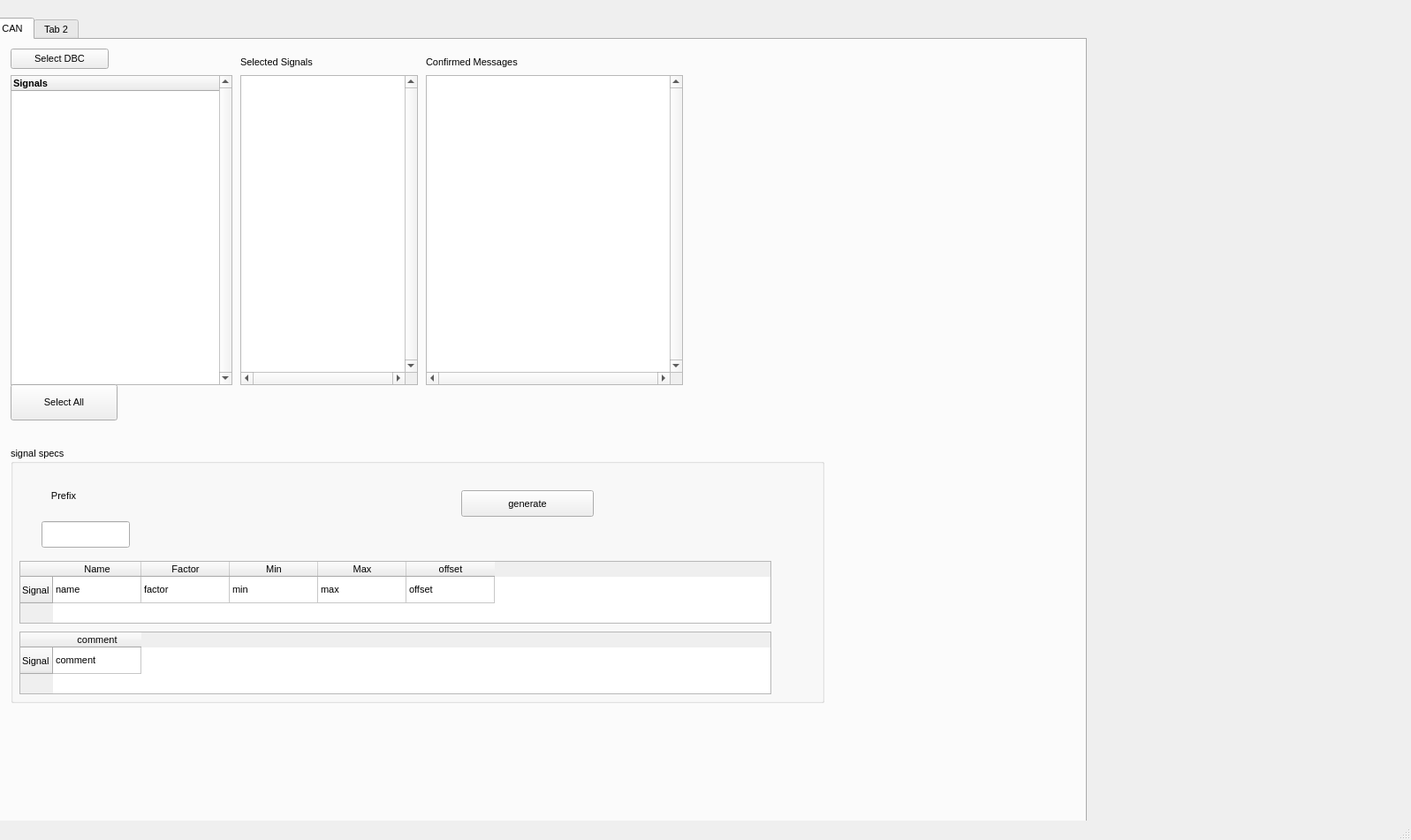
<?xml version="1.0" encoding="UTF-8"?>
<ui version="4.0">
 <class>MainWindow</class>
 <widget class="QMainWindow" name="MainWindow">
  <property name="enabled">
   <bool>true</bool>
  </property>
  <property name="geometry">
   <rect>
    <x>0</x>
    <y>0</y>
    <width>1597</width>
    <height>951</height>
   </rect>
  </property>
  <property name="minimumSize">
   <size>
    <width>960</width>
    <height>720</height>
   </size>
  </property>
  <property name="windowTitle">
   <string>MainWindow</string>
  </property>
  <widget class="QWidget" name="centralwidget">
   <widget class="QTabWidget" name="tabWidget">
    <property name="geometry">
     <rect>
      <x>-10</x>
      <y>20</y>
      <width>1240</width>
      <height>960</height>
     </rect>
    </property>
    <property name="sizePolicy">
     <sizepolicy hsizetype="Expanding" vsizetype="Expanding">
      <horstretch>0</horstretch>
      <verstretch>0</verstretch>
     </sizepolicy>
    </property>
    <property name="minimumSize">
     <size>
      <width>0</width>
      <height>0</height>
     </size>
    </property>
    <property name="font">
     <font>
      <pointsize>8</pointsize>
      <weight>50</weight>
      <bold>false</bold>
     </font>
    </property>
    <property name="currentIndex">
     <number>0</number>
    </property>
    <widget class="QWidget" name="CAN">
     <attribute name="title">
      <string>CAN</string>
     </attribute>
     <widget class="QPushButton" name="pushButton_1_select_dbc">
      <property name="geometry">
       <rect>
        <x>20</x>
        <y>10</y>
        <width>111</width>
        <height>23</height>
       </rect>
      </property>
      <property name="text">
       <string>Select DBC</string>
      </property>
     </widget>
     <widget class="QGroupBox" name="groupBox">
      <property name="geometry">
       <rect>
        <x>20</x>
        <y>460</y>
        <width>921</width>
        <height>291</height>
       </rect>
      </property>
      <property name="title">
       <string>signal specs</string>
      </property>
      <property name="alignment">
       <set>Qt::AlignLeading|Qt::AlignLeft|Qt::AlignVCenter</set>
      </property>
      <widget class="QWidget" name="gridLayoutWidget">
       <property name="geometry">
        <rect>
         <x>10</x>
         <y>33</y>
         <width>151</width>
         <height>91</height>
        </rect>
       </property>
       <layout class="QGridLayout" name="gridLayout">
        <item row="2" column="0">
         <widget class="QLineEdit" name="lineEdit_1_prefix">
          <property name="maximumSize">
           <size>
            <width>100</width>
            <height>30</height>
           </size>
          </property>
          <property name="maxLength">
           <number>100</number>
          </property>
         </widget>
        </item>
        <item row="0" column="0">
         <widget class="QLabel" name="label_1_prefix">
          <property name="minimumSize">
           <size>
            <width>50</width>
            <height>30</height>
           </size>
          </property>
          <property name="maximumSize">
           <size>
            <width>50</width>
            <height>30</height>
           </size>
          </property>
          <property name="layoutDirection">
           <enum>Qt::LeftToRight</enum>
          </property>
          <property name="text">
           <string>Prefix</string>
          </property>
          <property name="alignment">
           <set>Qt::AlignCenter</set>
          </property>
         </widget>
        </item>
       </layout>
      </widget>
      <widget class="QPushButton" name="pushButton_2_generate">
       <property name="geometry">
        <rect>
         <x>510</x>
         <y>50</y>
         <width>150</width>
         <height>30</height>
        </rect>
       </property>
       <property name="maximumSize">
        <size>
         <width>200</width>
         <height>30</height>
        </size>
       </property>
       <property name="text">
        <string>generate</string>
       </property>
      </widget>
      <widget class="QTableWidget" name="tableWidget_display_signals">
       <property name="geometry">
        <rect>
         <x>10</x>
         <y>130</y>
         <width>851</width>
         <height>71</height>
        </rect>
       </property>
       <property name="showGrid">
        <bool>true</bool>
       </property>
       <property name="gridStyle">
        <enum>Qt::SolidLine</enum>
       </property>
       <property name="wordWrap">
        <bool>false</bool>
       </property>
       <attribute name="horizontalHeaderCascadingSectionResizes">
        <bool>false</bool>
       </attribute>
       <attribute name="horizontalHeaderMinimumSectionSize">
        <number>20</number>
       </attribute>
       <attribute name="horizontalHeaderDefaultSectionSize">
        <number>100</number>
       </attribute>
       <attribute name="horizontalHeaderShowSortIndicator" stdset="0">
        <bool>false</bool>
       </attribute>
       <attribute name="verticalHeaderMinimumSectionSize">
        <number>10</number>
       </attribute>
       <attribute name="verticalHeaderDefaultSectionSize">
        <number>30</number>
       </attribute>
       <attribute name="verticalHeaderHighlightSections">
        <bool>true</bool>
       </attribute>
       <row>
        <property name="text">
         <string>Signal</string>
        </property>
       </row>
       <column>
        <property name="text">
         <string>Name</string>
        </property>
       </column>
       <column>
        <property name="text">
         <string>Factor</string>
        </property>
       </column>
       <column>
        <property name="text">
         <string>Min</string>
        </property>
       </column>
       <column>
        <property name="text">
         <string>Max</string>
        </property>
       </column>
       <column>
        <property name="text">
         <string>offset</string>
        </property>
       </column>
       <item row="0" column="0">
        <property name="text">
         <string>name</string>
        </property>
       </item>
       <item row="0" column="1">
        <property name="text">
         <string>factor</string>
        </property>
       </item>
       <item row="0" column="2">
        <property name="text">
         <string>min</string>
        </property>
       </item>
       <item row="0" column="3">
        <property name="text">
         <string>max</string>
        </property>
       </item>
       <item row="0" column="4">
        <property name="text">
         <string>offset</string>
        </property>
       </item>
      </widget>
      <widget class="QTableWidget" name="tableWidget_display_signals_2">
       <property name="geometry">
        <rect>
         <x>10</x>
         <y>210</y>
         <width>851</width>
         <height>71</height>
        </rect>
       </property>
       <property name="showGrid">
        <bool>true</bool>
       </property>
       <property name="gridStyle">
        <enum>Qt::SolidLine</enum>
       </property>
       <property name="wordWrap">
        <bool>false</bool>
       </property>
       <attribute name="horizontalHeaderCascadingSectionResizes">
        <bool>false</bool>
       </attribute>
       <attribute name="horizontalHeaderMinimumSectionSize">
        <number>20</number>
       </attribute>
       <attribute name="horizontalHeaderDefaultSectionSize">
        <number>100</number>
       </attribute>
       <attribute name="horizontalHeaderShowSortIndicator" stdset="0">
        <bool>false</bool>
       </attribute>
       <attribute name="verticalHeaderMinimumSectionSize">
        <number>10</number>
       </attribute>
       <attribute name="verticalHeaderDefaultSectionSize">
        <number>30</number>
       </attribute>
       <attribute name="verticalHeaderHighlightSections">
        <bool>true</bool>
       </attribute>
       <row>
        <property name="text">
         <string>Signal</string>
        </property>
       </row>
       <column>
        <property name="text">
         <string>comment</string>
        </property>
       </column>
       <item row="0" column="0">
        <property name="text">
         <string>comment</string>
        </property>
       </item>
      </widget>
     </widget>
     <widget class="QTreeWidget" name="treeWidget_dbc_signals">
      <property name="geometry">
       <rect>
        <x>20</x>
        <y>40</y>
        <width>251</width>
        <height>351</height>
       </rect>
      </property>
      <property name="font">
       <font>
        <pointsize>8</pointsize>
        <weight>75</weight>
        <bold>true</bold>
       </font>
      </property>
      <property name="verticalScrollBarPolicy">
       <enum>Qt::ScrollBarAlwaysOn</enum>
      </property>
      <property name="horizontalScrollBarPolicy">
       <enum>Qt::ScrollBarAsNeeded</enum>
      </property>
      <property name="sizeAdjustPolicy">
       <enum>QAbstractScrollArea::AdjustIgnored</enum>
      </property>
      <property name="horizontalScrollMode">
       <enum>QAbstractItemView::ScrollPerItem</enum>
      </property>
      <property name="indentation">
       <number>5</number>
      </property>
      <property name="wordWrap">
       <bool>false</bool>
      </property>
      <column>
       <property name="text">
        <string>Signals</string>
       </property>
      </column>
     </widget>
     <widget class="QListWidget" name="listWidget_selected_signals">
      <property name="geometry">
       <rect>
        <x>280</x>
        <y>40</y>
        <width>201</width>
        <height>351</height>
       </rect>
      </property>
      <property name="verticalScrollBarPolicy">
       <enum>Qt::ScrollBarAlwaysOn</enum>
      </property>
      <property name="horizontalScrollBarPolicy">
       <enum>Qt::ScrollBarAlwaysOn</enum>
      </property>
      <property name="sizeAdjustPolicy">
       <enum>QAbstractScrollArea::AdjustToContents</enum>
      </property>
     </widget>
     <widget class="QLabel" name="label_6_selected_signals">
      <property name="geometry">
       <rect>
        <x>280</x>
        <y>10</y>
        <width>191</width>
        <height>31</height>
       </rect>
      </property>
      <property name="styleSheet">
       <string notr="true">font: 75 14pt &quot;MS Shell Dlg 2&quot;;</string>
      </property>
      <property name="text">
       <string>Selected Signals</string>
      </property>
     </widget>
     <widget class="QListWidget" name="listWidget_confirmed_signals">
      <property name="geometry">
       <rect>
        <x>490</x>
        <y>40</y>
        <width>291</width>
        <height>351</height>
       </rect>
      </property>
      <property name="verticalScrollBarPolicy">
       <enum>Qt::ScrollBarAlwaysOn</enum>
      </property>
      <property name="horizontalScrollBarPolicy">
       <enum>Qt::ScrollBarAlwaysOn</enum>
      </property>
      <property name="sizeAdjustPolicy">
       <enum>QAbstractScrollArea::AdjustToContents</enum>
      </property>
     </widget>
     <widget class="QLabel" name="label_7_confirmed_signals">
      <property name="geometry">
       <rect>
        <x>490</x>
        <y>10</y>
        <width>271</width>
        <height>31</height>
       </rect>
      </property>
      <property name="styleSheet">
       <string notr="true">font: 75 14pt &quot;MS Shell Dlg 2&quot;;</string>
      </property>
      <property name="text">
       <string>Confirmed Messages</string>
      </property>
     </widget>
     <widget class="QPushButton" name="pushButton_3_select_all_messages">
      <property name="geometry">
       <rect>
        <x>20</x>
        <y>390</y>
        <width>121</width>
        <height>41</height>
       </rect>
      </property>
      <property name="text">
       <string>Select All</string>
      </property>
     </widget>
    </widget>
    <widget class="QWidget" name="tab_2">
     <attribute name="title">
      <string>Tab 2</string>
     </attribute>
    </widget>
   </widget>
  </widget>
  <widget class="QMenuBar" name="menubar">
   <property name="geometry">
    <rect>
     <x>0</x>
     <y>0</y>
     <width>1597</width>
     <height>22</height>
    </rect>
   </property>
  </widget>
  <widget class="QStatusBar" name="statusbar"/>
 </widget>
 <resources/>
 <connections/>
</ui>
